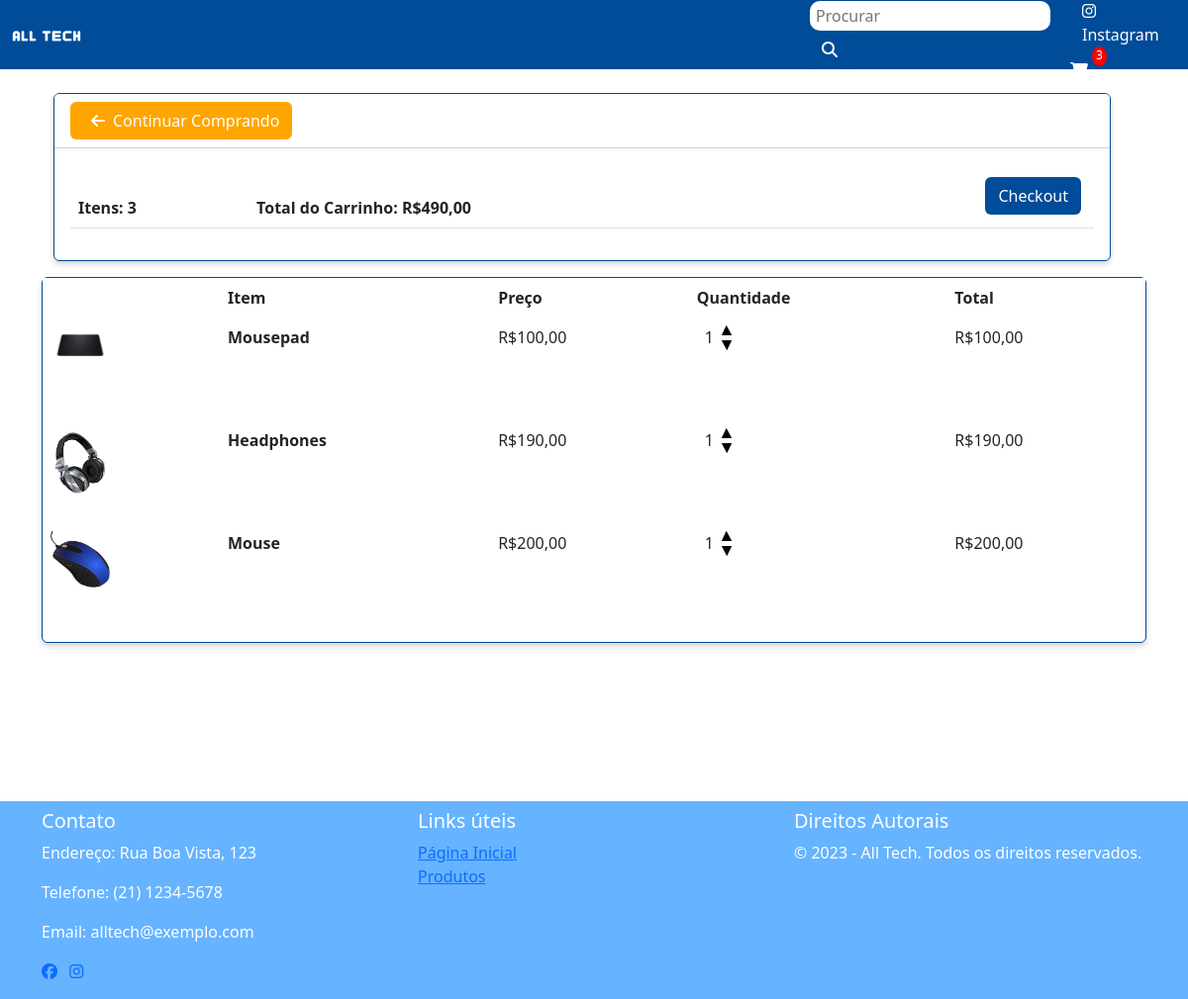
/cart/ (signed in), run on an earlier commit of the app's database.
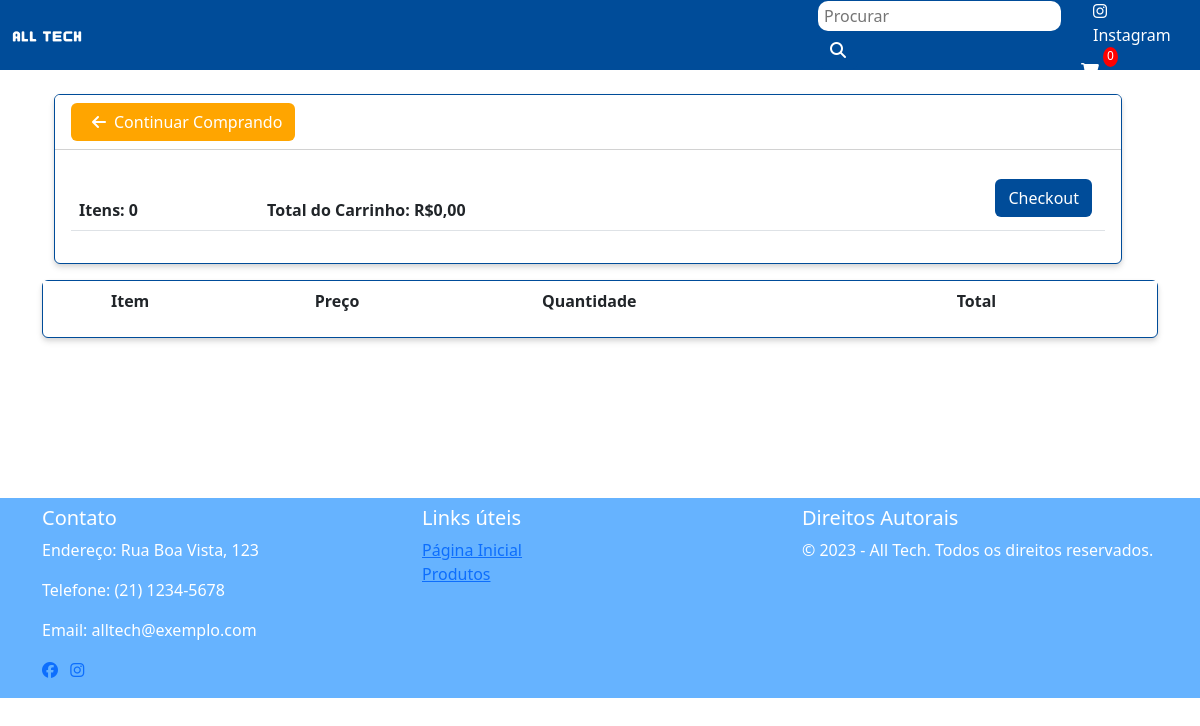
And on a later commit of the database.
### store/models.py (models this page shows, shortened)
class Pedido(models.Model):
    cliente = models.ForeignKey(Cliente, on_delete=models.SET_NULL, blank=True, null=True)
    data = models.DateTimeField(auto_now_add=True)
    completo = models.BooleanField(default=False, null=True, blank=False)
    transacao_id = models.CharField(max_length=200, null=True)
    @property
    def valor_total_carrinho(self):
        itempedido = self.itempedido_set.all()
        total = sum([item.valor_total for item in itempedido])
        return total
    @property
    def valor_total_itens(self):
        itempedido = self.itempedido_set.all()
        total = sum([item.quantidade for item in itempedido])
        return total

class ItemPedido(models.Model):
    produto = models.ForeignKey(Produto, on_delete=models.SET_NULL, blank=True, null=True)
    pedido = models.ForeignKey(Pedido, on_delete=models.SET_NULL, blank=True, null=True)
    quantidade = models.IntegerField(default=0, null=True, blank=False)
    data_add = models.DateTimeField(auto_now_add=True)
    @property
    def valor_total(self):
        total = self.produto.preco * self.quantidade
        return total

class Produto(models.Model):
    nome = models.CharField(max_length=200, null=True)
    preco = models.DecimalField(max_digits=7, decimal_places=2)
    digital = models.BooleanField(default=False, null=True, blank=False)
    discricao = models.TextField(null=True)
    imagem = models.ImageField(null=True, blank=True)
    @property
    def imagemURL(self):
        try:
            url = self.imagem.url
        except:
            url = ''
        return url

### store/views.py (the view)
# urls.py: path('cart/', views.cart, name='cart'),
def cart(request):
    dados = cartDados(request)
    itensCarrinho = dados['itensCarrinho']
    itens = dados['itens']
    pedido = dados['pedido']
    context = {'itens': itens, 'pedido': pedido, 'itensCarrinho':itensCarrinho}
    return render(request, 'store/cart.html', context)

### store/utils.py (called while the page is built)
def cartDados(request):
    if request.user.is_authenticated:
        cliente = request.user.cliente
        pedido, created = Pedido.objects.get_or_create(cliente=cliente, completo=False)
        itens = pedido.itempedido_set.all()
        itensCarrinho = pedido.valor_total_itens
    else:
        cookieDados = cookieCart(request)
        itensCarrinho = cookieDados['itensCarrinho']
        itens = cookieDados['itens']
        pedido = cookieDados['pedido']
    return {'itens': itens, 'pedido': pedido, 'itensCarrinho':itensCarrinho}

### store/templates/store/cart.html
{% extends 'store/main.html' %}
{% load static %}
{% block content %}
    <div class="row container">
        <div class="col-lg-12">
            <div class="card">
                <div class="card-header">
                    <a class="btn btn-continue" href="{% url 'store' %}"><i class="fa-solid fa-arrow-left mx-2"></i>Continuar Comprando</a>
                </div>
                <div class="card-body">
                    <table class="table">
                        <thead>
                            <tr>
                                <th scope="col">Itens: {{ pedido.valor_total_itens }}</th>
                                <th scope="col">Total do Carrinho: R${{ pedido.valor_total_carrinho|floatformat:2 }}</th>
                                <th scope="col"><a  style="float:right; margin:5px;" class="btn" id="btn-checkout" href="{% url 'checkout' %}">Checkout</a></th>
                            </tr>
                        </thead>
                    </table>
                </div>
            </div>
        </div>
    </div>
    <div class="row my-3">
        <div class="col-lg-12">
            <div class="card">
                <table class="table table-borderless">
                    <thead>
                        <tr>
                            <th scope="col"></th>
                            <th scope="col">Item</th>
                            <th scope="col">Preço</th>
                            <th scope="col">Quantidade</th>
                            <th scope="col">Total</th>
                        </tr>
                    </thead>
                    <tbody>
                        {% for item in itens %}
                            <tr class="tr" >
                                <td><img src="{{ item.produto.imagemURL }}" class="row-img" alt="..."></td>
                                <td scope="row"><strong>{{ item.produto.nome }}</strong></td>
                                <td>R${{ item.produto.preco|floatformat:2 }}</td>
                                <td id="info2">
                                    <div class="number">
                                        <span id="number-quantity" class="mx-2">{{ item.quantidade }}</span>
                                    </div>
                                    <div class="icons-up-down">
                                        <div class="pai_img_cart1">
                                            <img data-produto="{{item.produto.id}}" class="img_cart att-cart" src="{% static 'store/images/flecha_cima.png' %}" data-acao="add" alt="">
                                        </div>
                                        <div class="pai_img_cart">
                                            <img data-produto="{{item.produto.id}}" src="{% static 'store/images/flecha_baixo.png' %}" class="img_cart att-cart" data-acao="remover" alt="">
                                        </div>
                                    </div>
                                </td>
                                <td>R${{ item.valor_total|floatformat:2 }}</td>
                            </tr>
                        {% endfor %}
                    </tbody>
                </table>
            </div>
        </div>
    </div>
{% endblock %}

What changed in the data, as far as the page shows it:
no longer on this page (row edited): Pedido: valor_total_itens "3", valor_total_carrinho "490,00"
no longer on this page (row edited): ItemPedido: produto.imagemURL (picture), produto.nome "Mousepad", produto.preco "100,00", quantidade "1", valor_total "100,00"
no longer on this page (row edited): ItemPedido: produto.imagemURL (picture), produto.nome "Headphones", produto.preco "190,00", quantidade "1", valor_total "190,00"
removed ItemPedido: produto.imagemURL (picture), produto.nome "Mouse", produto.preco "200,00", quantidade "1", valor_total "200,00"
added Pedido: valor_total_itens "0", valor_total_carrinho "0,00"
Also different on the page:
{{ itensCarrinho }}: "3" → "0"
